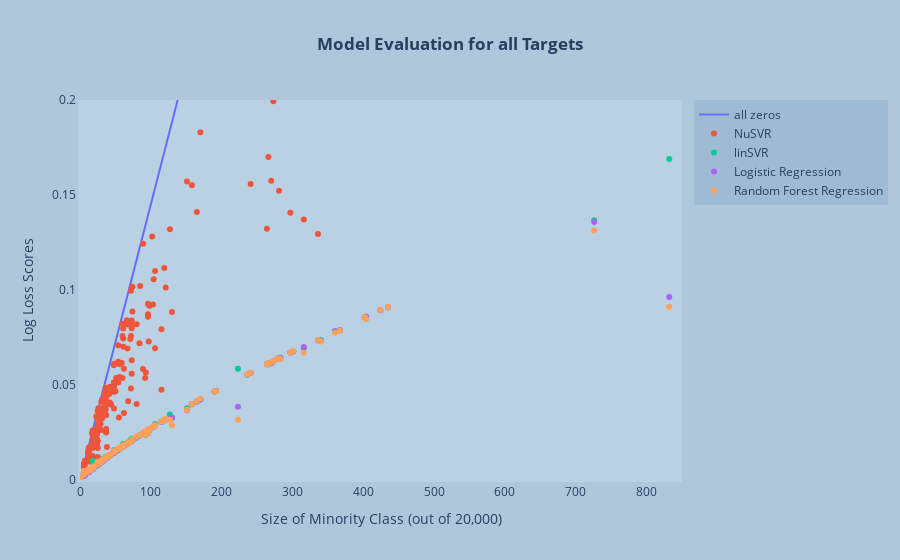

Source (notebook cell):
### Code cell
from plotly.subplots import make_subplots
import plotly.express as px
import plotly.graph_objects as go
import plotly
import os

fig = go.Figure()

fig.add_trace(go.Scatter(
    x=zeros_target_counts,
    y=zeros_loss_vals,
    name='all zeros',
    mode='lines',
    hovertemplate=['' for i in range(len(train_targets.columns))])
)
fig.add_trace(go.Scatter(
    x=target_counts,
    y=nusvr_logloss_vals,
    name='NuSVR',
    mode='markers',
    hovertemplate = train_targets.columns)
)
fig.add_trace(go.Scatter(
    x=target_counts,
    y=linsvr_loss_vals,
    name='linSVR',
    mode='markers',
    hovertemplate = train_targets.columns)
)
fig.add_trace(go.Scatter(
    x=target_counts,
    y=logistic_regr_loss_vals,
    name='Logistic Regression',
    mode='markers',
    hovertemplate = train_targets.columns)
)
# fig.add_trace(go.Scatter(
#     x=target_counts,
#     y=xgb_loss_vals,
#     name='XGBoost',
#     mode='markers',
#     hovertemplate = train_targets.columns)
# )
fig.add_trace(go.Scatter(
    x=target_counts,
    y=rfr_loss_vals,
    name='Random Forest Regression',
    mode='markers',
    hovertemplate = train_targets.columns)
)
fig.update_layout(
    title='<b>Model Evaluation for all Targets</b>',
    title_x=0.5,
    xaxis_title='Size of Minority Class (out of 20,000)',
    yaxis_title='Log Loss Scores',
    xaxis_showgrid = False,
    yaxis_showgrid = False,
    yaxis_range=[0,0.2],
    xaxis_range=[0,850],
    hoverlabel_align = 'right',
    paper_bgcolor='rgba(154,186,211,0.8)',
    plot_bgcolor='rgba(232,246,252,0.2)'
)
fig.update_xaxes(showline=True, linewidth=2, linecolor='rgba(232,246,252,0.2)')
fig.update_yaxes(showline=True, linewidth=2, linecolor='rgba(232,246,252,0.2)')
fig.show()
    
the_date = str(datetime.datetime.now())[:10]
html_path = 'figures/Plotly_all_logloss_' + the_date + '.html'
plotly.io.write_html(fig, html_path)

### Figure 1 — Plotly figure (JSON) as saved in the notebook; plotly's stock layout.template omitted (floating-point values rounded to 4 significant figures; data arrays with more than 128 entries replaced by an {"elided": "..."} marker saying what was removed)
{"data": [{"hovertemplate": {"elided": "206 str values"}, "mode": "lines", "name": "all zeros", "type": "scatter", "x": {"elided": "206 int values"}, "y": {"elided": "206 float values"}}, {"hovertemplate": {"elided": "206 str values"}, "mode": "markers", "name": "NuSVR", "type": "scatter", "x": {"elided": "206 int values"}, "y": {"elided": "206 float values"}}, {"hovertemplate": {"elided": "206 str values"}, "mode": "markers", "name": "linSVR", "type": "scatter", "x": {"elided": "206 int values"}, "y": {"elided": "206 float values"}}, {"hovertemplate": {"elided": "206 str values"}, "mode": "markers", "name": "Logistic Regression", "type": "scatter", "x": {"elided": "206 int values"}, "y": {"elided": "206 float values"}}, {"hovertemplate": {"elided": "206 str values"}, "mode": "markers", "name": "Random Forest Regression", "type": "scatter", "x": {"elided": "206 int values"}, "y": {"elided": "206 float values"}}], "layout": {"hoverlabel": {"align": "right"}, "paper_bgcolor": "rgba(154,186,211,0.8)", "plot_bgcolor": "rgba(232,246,252,0.2)", "title": {"text": "<b>Model Evaluation for all Targets</b>", "x": 0.5}, "xaxis": {"linecolor": "rgba(232,246,252,0.2)", "linewidth": 2, "range": [0, 850], "showgrid": false, "showline": true, "title": {"text": "Size of Minority Class (out of 20,000)"}}, "yaxis": {"linecolor": "rgba(232,246,252,0.2)", "linewidth": 2, "range": [0, 0.2], "showgrid": false, "showline": true, "title": {"text": "Log Loss Scores"}}}}
